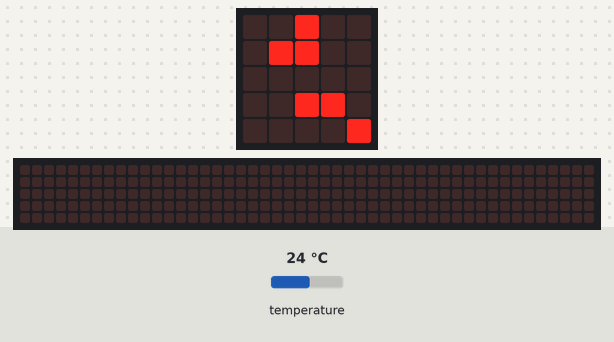
Simulated run of this program. Board: BBC micro:bit (MakeCode). On the bench: the board's 5×5 LED display, a strip that is not on the board, showing the scrolling text unrolled. Inputs (shaded band) come from the test bench; at power-on: temperature 24 °C. The 48×5 strip is a reading aid, not a part: it shows the text the display is scrolling, unrolled, one strip-width of it at a time.

Above: at 1.2 s.
1.3 s: temperature set to 12 °C
At 15.74 s:
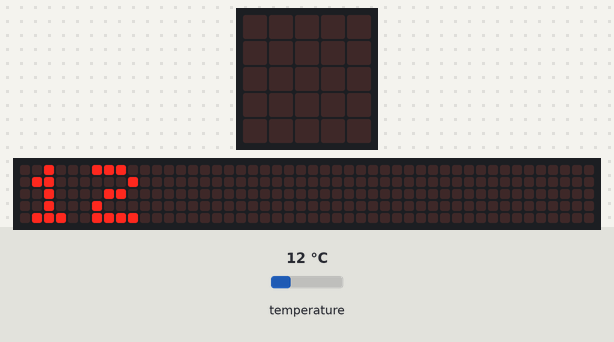
21.2 s: temperature set to 19 °C
At 29.41 s:
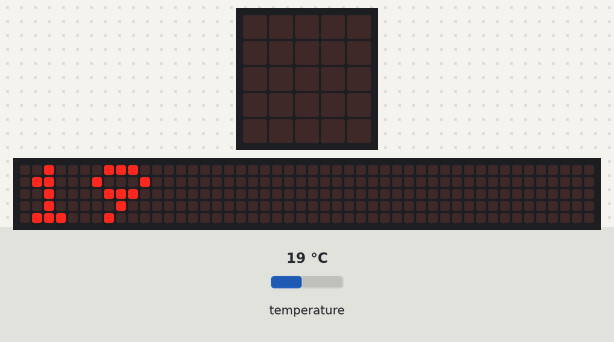
41.1 s: temperature set to 28 °C
At 47.8 s:
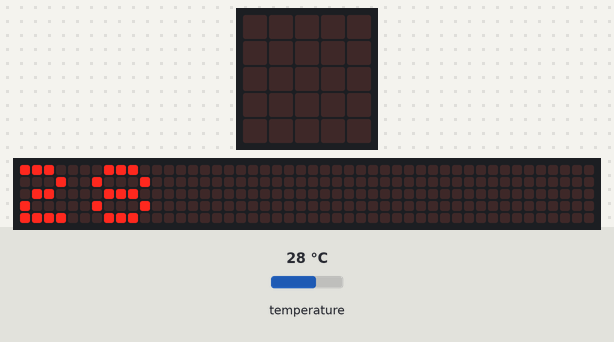

Measured:
- what the display in image 0 shows lasts 0.4 s, from 0.8 s to 1.2 s

The program:

main.ts
```typescript
basic.forever(function () {
    basic.showLeds(`
        . . . . .
        . . . . .
        . . # . .
        . . . . .
        . . . . .
        `)
    basic.pause(10)
    basic.showLeds(`
        . . . . .
        . # . . .
        . . . . .
        . . . # .
        . . . . .
        `)
    basic.pause(10)
    basic.showLeds(`
        . . # . .
        . # # . .
        . . . . .
        . . # # .
        . . . . #
        `)
    basic.pause(10)
    basic.showLeds(`
        . . . . .
        . # # # .
        . . . . .
        . # # # .
        . . . . .
        `)
    basic.pause(10)
    basic.showLeds(`
        . . . . .
        . # # # .
        . # . # .
        . # # # .
        . . . . .
        `)
    basic.pause(10)
    basic.showLeds(`
        . . . . .
        . # # # .
        . # # # .
        . # # # .
        . . . . .
        `)
    basic.pause(10)
    basic.showLeds(`
        # . . . #
        . # # # .
        . # # # .
        . # # # .
        # . . . #
        `)
    basic.pause(10)
    basic.showLeds(`
        # # . # #
        # # # # #
        . # # # .
        # # # # #
        # # . # #
        `)
    basic.pause(10)
    basic.showLeds(`
        # # # # #
        # # # # #
        # # . # #
        # # # # #
        # # # # #
        `)
    basic.pause(10)
    basic.showLeds(`
        # # # # #
        # . . . #
        # . # . #
        # . . . #
        # # # # #
        `)
    basic.pause(10)
    basic.showLeds(`
        . . . . .
        . # # # .
        . # . # .
        . # # # .
        . . . . .
        `)
    basic.pause(10)
    basic.showLeds(`
        # # # # #
        # . . . #
        # . . . #
        # . . . #
        # # # # #
        `)
    basic.pause(10)
    basic.showLeds(`
        . # # # .
        # . . . #
        # . . . #
        # . . . #
        . # # # .
        `)
    basic.pause(10)
    basic.showLeds(`
        . . # . .
        . . . . .
        # . . . #
        . . . . .
        . . # . .
        `)
    basic.pause(10)
    basic.showLeds(`
        . . # . .
        . . # . .
        # # . # #
        . . # . .
        . . # . .
        `)
    basic.pause(10)
    basic.showLeds(`
        . . . . .
        . . # . .
        . # # # .
        . . # . .
        . . . . .
        `)
    basic.pause(10)
    basic.showLeds(`
        . . . . .
        . . . . .
        . . # . .
        . . . . .
        . . . . .
        `)
    basic.pause(10)
    basic.showString("Temp. ")
    basic.showString("" + (input.temperature()))
})
```

test.ts
```typescript
// Hier kann man Tests durchführen; diese Datei wird nicht kompiliert, wenn dieses Paket als Erweiterung verwendet wird.
```
